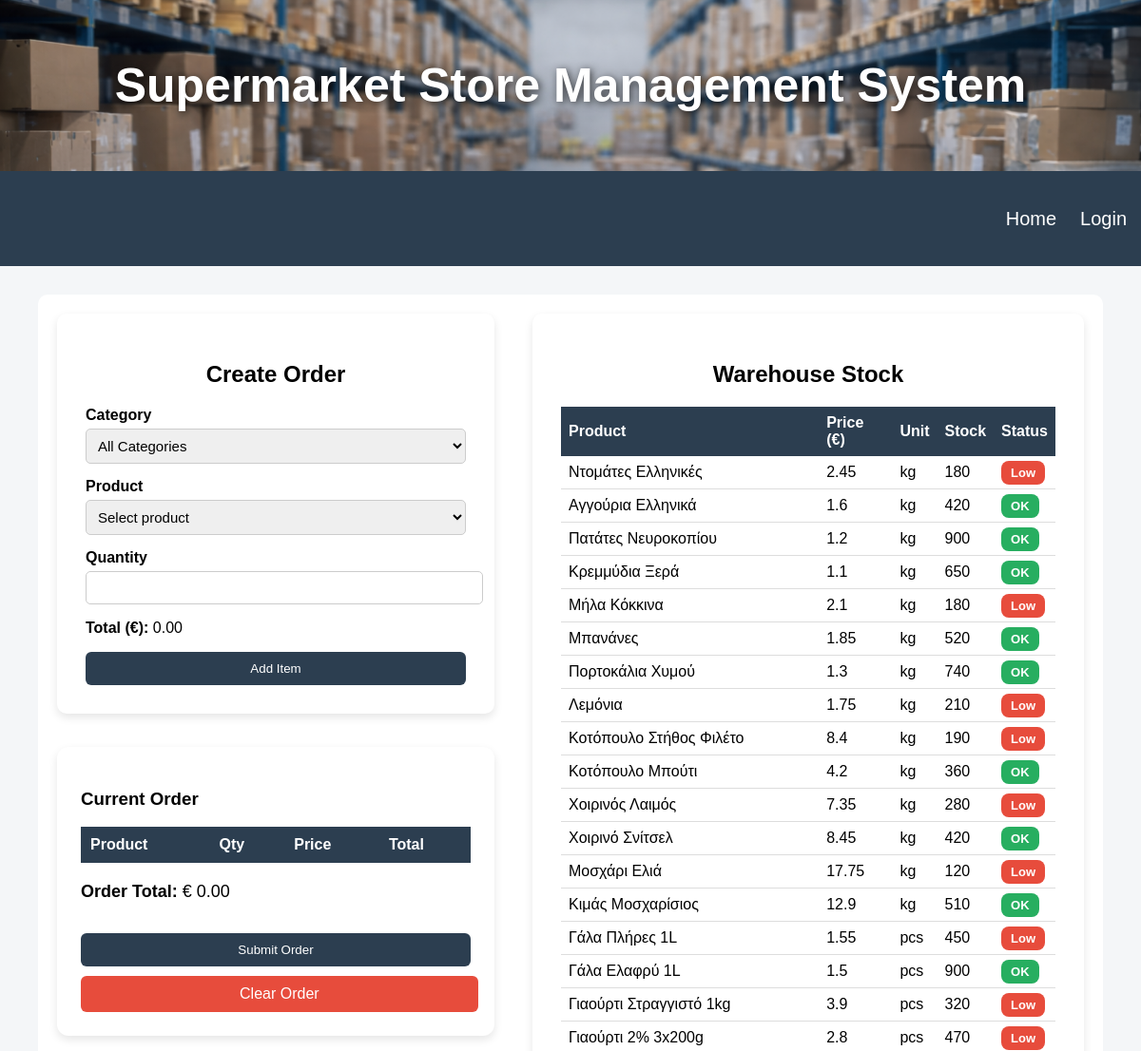
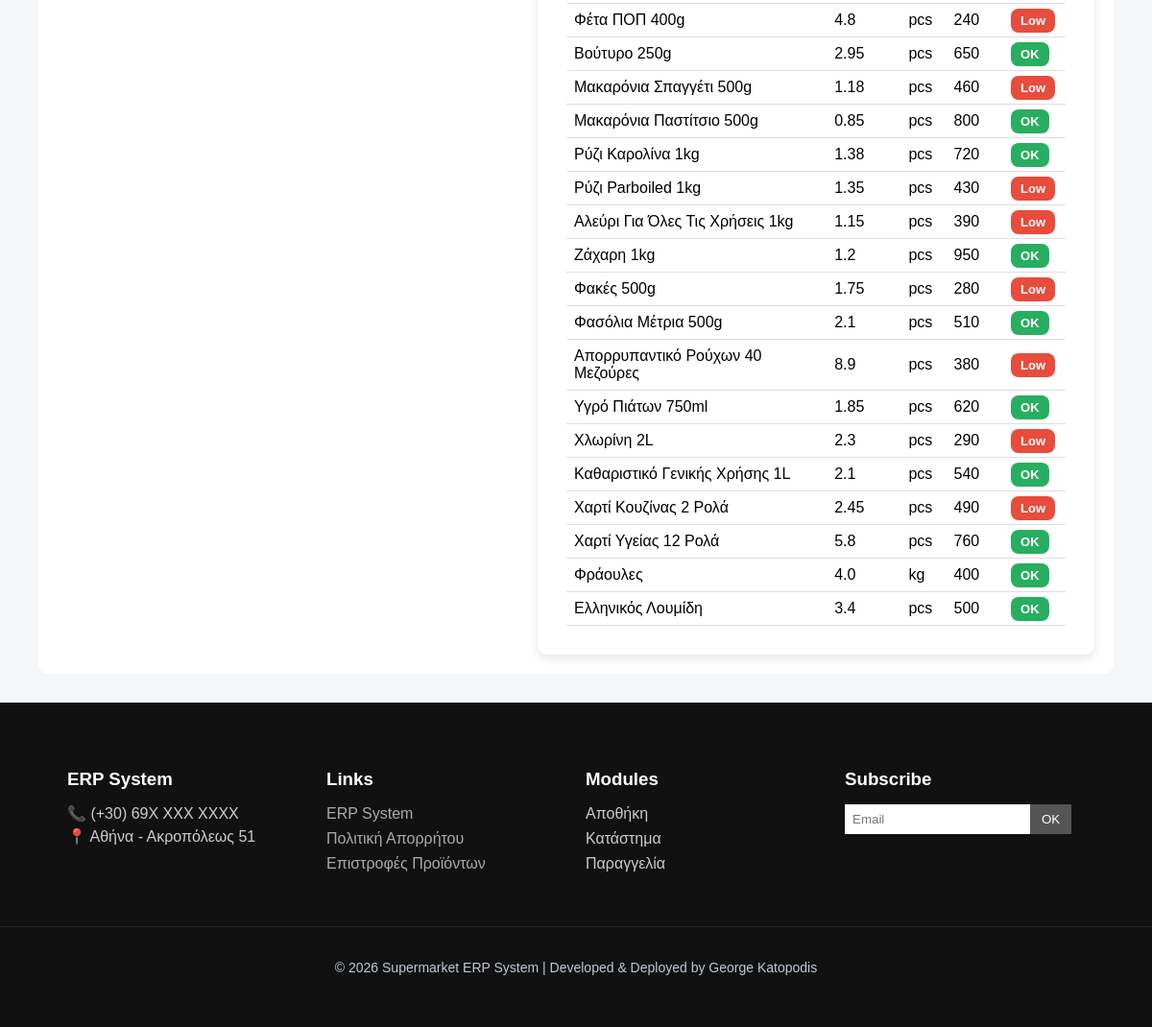
The page /orders on the database its author committed (2 pictures, top to bottom).
### tables this page shows
CREATE TABLE warehouse_stock (
    warehouse_stock_id INTEGER PRIMARY KEY AUTOINCREMENT,
    product_id INTEGER NOT NULL,
    quantity INTEGER NOT NULL,
    FOREIGN KEY (product_id) REFERENCES products(product_id)
);

CREATE TABLE products (
    product_id INTEGER PRIMARY KEY AUTOINCREMENT,
    product_name VARCHAR(100) NOT NULL,
    product_category VARCHAR(50) NOT NULL,
    product_price REAL NOT NULL
, product_unit TEXT, is_active INTEGER DEFAULT 1, threshold INTEGER DEFAULT 0);

### app.py (the view, shortened to what this page needs)
@app.route("/orders", methods=["GET", "POST"])
def orders():
    conn = get_db_connection()
    if "cart" not in session:
        session["cart"] = []
    products = conn.execute("""
        SELECT
            product_id,
            product_name,
            product_price,
            product_category
        FROM products
        WHERE is_active = 1
    """).fetchall()
    stock = conn.execute("""
        SELECT
            p.product_name,
            p.product_unit,
            p.product_price,
            w.quantity
        FROM products p

        JOIN warehouse_stock w
        ON p.product_id = w.product_id

        WHERE p.is_active = 1
    """).fetchall()
    categories = conn.execute("""
        SELECT DISTINCT product_category
        FROM products
        WHERE is_active = 1
    """).fetchall()
    conn.close()
    grand_total = sum(item["total"] for item in session.get("cart", []))
    return render_template(
        "orders.html",
        products=products,
        stock=stock,
        cart=session.get("cart", []),
        grand_total = grand_total,
        categories=categories
    )

### app.py (called while the page is built)
def get_db_connection():
    connection = sqlite3.connect(DATABASE_PATH)
    connection.row_factory = sqlite3.Row
    return connection

### templates/orders.html (shortened to what this page needs)
{% extends 'base.html' %}
{% block extra_css %}
<link rel="stylesheet" href="{{ url_for('static', filename='forms.css') }}">
<link rel="stylesheet" href="{{ url_for('static', filename='orders.css') }}">
{% endblock %}
{% block content %}
<div class="orders-page">
    <div class="left-column">
            <div class="form-box">
                <h2>Create Order</h2>
                <form method="post">
                    <div class="form-group">
                        <div class="form-group">
                            <label>Category</label>
                            <select id="category-filter">
                                <option value="">All Categories</option>
                            </select>
                        </div>
                        <label>Product</label>
                        <select name="product_id" required>
                            <option value="">Select product</option>
                        </select>
                    </div>
                    <div class="form-group">
                        <label>Quantity</label>
                        <input type="number" name="quantity" min="1" required>
                    </div>
                    <p><strong>Total (€):</strong> <span id="total">0.00</span></p>
                    <button type="submit" class="btn">Add Item</button>
                </form>
            </div>
            <form action="{{ url_for('submit_order') }}" method="post">
                <div class="cart-box">
                    <h3>Current Order</h3>
                    <table class="cart-table">
                        <thead>
                            <tr>
                                <th>Product</th>
                                <th>Qty</th>
                                <th>Price</th>
                                <th>Total</th>
                            </tr>
                        </thead>
                    </table>
                    <p class="grand-total">
                        <strong>Order Total:</strong>
                        € <span id="grand-total"> {{ "%.2f"|format(grand_total) }}</span>
                    </p>
                    <button type="submit" class="btn submit-order-btn">
                        Submit Order
                    </button>
                    <a href="{{ url_for('clear_order') }}"
                        class="btn clear-order-btn">Clear Order
                    </a>
                </div>
            </form>
    </div>
            <div class="stock-box">
                <h2>Warehouse Stock</h2>
                <table class="small-stock-table">
                    <thead>
                        <tr>
                            <th>Product</th>
                            <th>Price (€)</th>
                            <th>Unit</th>
                            <th>Stock</th>
                            <th>Status</th>
                        </tr>
                    </thead>
                    <tbody>
                        {% for item in stock %}
                        <tr>
                             <td>{{ item['product_name'] }}</td>
                            <td>{{ item['product_price'] }}</td>
                             <td>{{ item['product_unit'] }}</td>
                             <td>{{ item['quantity'] }}</td>
                             <td>
                                    {% set out_stock = item['quantity'] <= 0 %}
                                    {% set low =
                                    (item['product_unit'] == 'kg'
                                    and item['quantity'] < 300
                                    and item['quantity'] > 0)
                                    or
                                    (item['product_unit'] == 'pcs'
                                    and item['quantity'] < 500
                                    and item['quantity'] > 0)
                                    %}
                                    {% if out_stock %}
                                        <span class="out-stock-badge">Out</span>
                                    {% elif low %}
                                        <span class="low-badge">Low</span>
                                    {% else %}
                                        <span class="ok-badge">OK</span>
                                    {% endif %}
                             </td>
                        </tr>
                        {% endfor %}
                    </tbody>
                </table>
            </div>
</div>
{% endblock %}

### static/style.css (style rules this page uses)
body { font-family: 'Gill Sans', 'Gill Sans MT', Calibri, 'Trebuchet MS', sans-serif; margin: 0; background-color: #f4f6f8; min-height: 100vh; display: flex; flex-direction: column; }

### static/admin.css (style rules this page uses)
.form-group { margin-bottom: 20px; }
.form-group input, .form-group select { width: 100%; padding: 12px; border-radius: 8px; border: 1px solid #ccc; font-size: 15px; }

### static/forms.css (style rules this page uses)
.form-box { background: white; padding: 30px; border-radius: 10px; width: 400px; box-shadow: 0 4px 10px rgba(0,0,0,0.1); }
.form-box h2 { text-align: center; margin-bottom: 20px; }
.form-group { margin-bottom: 15px; }
.form-group label { display: block; margin-bottom: 5px; font-weight: bold; }
.form-group input, .form-group select { width: 100%; padding: 8px; border-radius: 5px; border: 1px solid #ccc; }
.btn { width: 100%; padding: 10px; background-color: #2c3e50; color: white; border: none; border-radius: 6px; cursor: pointer; }

### static/orders.css (style rules this page uses)
.orders-page { display: flex; gap: 40px; align-items: flex-start; justify-content: center; width: 100%; }
.left-column { width:45%; display:flex; flex-direction:column; gap:25px; }
.stock-box { background: white; padding: 30px; border-radius: 10px; width: 55%; box-shadow: 0 4px 10px rgba(0,0,0,0.1); }
.stock-box h2 { text-align: center; margin-bottom: 20px; }
.small-stock-table { width: 100%; border-collapse: collapse; }
.small-stock-table th { background-color: #2c3e50; color: white; padding: 8px; text-align: left; }
.small-stock-table td { padding: 8px; border-bottom: 1px solid #ddd; }
.cart-box { margin-top:10px; border-radius: 12px; background: white; padding: 25px; box-shadow: 0 4px 10px rgba(0,0,0,0.1); }
.cart-table { width:100%; border-collapse:collapse; margin-top:15px; }
.cart-table th { background-color:#2c3e50; color:white; padding:10px; text-align:left; }
.grand-total { margin-top:20px; font-size:18px; }
.submit-order-btn { width:100%; margin-top:15px; }
.clear-order-btn { display:block; width:97%; margin-top:10px; background-color:#e74c3c; text-align:center; text-decoration: none; }
.ok-badge { background-color:#27ae60; color:white; padding:5px 10px; border-radius:8px; font-size:13px; font-weight:bold; }
.low-badge { background-color:#e74c3c; color:white; padding:5px 10px; border-radius:8px; font-size:13px; font-weight:bold; }

### rows shown on the page
warehouse_stock: product_name "Ντομάτες Ελληνικές", product_price "2.45", product_unit "kg", quantity "180", shows "Low"
warehouse_stock: product_name "Αγγούρια Ελληνικά", product_price "1.6", product_unit "kg", quantity "420", shows "OK"
warehouse_stock: product_name "Πατάτες Νευροκοπίου", product_price "1.2", product_unit "kg", quantity "900", shows "OK"
warehouse_stock: product_name "Κρεμμύδια Ξερά", product_price "1.1", product_unit "kg", quantity "650", shows "OK"
warehouse_stock: product_name "Μήλα Κόκκινα", product_price "2.1", product_unit "kg", quantity "180", shows "Low"
warehouse_stock: product_name "Μπανάνες", product_price "1.85", product_unit "kg", quantity "520", shows "OK"
warehouse_stock: product_name "Πορτοκάλια Χυμού", product_price "1.3", product_unit "kg", quantity "740", shows "OK"
warehouse_stock: product_name "Λεμόνια", product_price "1.75", product_unit "kg", quantity "210", shows "Low"
warehouse_stock: product_name "Κοτόπουλο Στήθος Φιλέτο", product_price "8.4", product_unit "kg", quantity "190", shows "Low"
warehouse_stock: product_name "Κοτόπουλο Μπούτι", product_price "4.2", product_unit "kg", quantity "360", shows "OK"
warehouse_stock: product_name "Χοιρινός Λαιμός", product_price "7.35", product_unit "kg", quantity "280", shows "Low"
warehouse_stock: product_name "Χοιρινό Σνίτσελ", product_price "8.45", product_unit "kg", quantity "420", shows "OK"
warehouse_stock: product_name "Μοσχάρι Ελιά", product_price "17.75", product_unit "kg", quantity "120", shows "Low"
warehouse_stock: product_name "Κιμάς Μοσχαρίσιος", product_price "12.9", product_unit "kg", quantity "510", shows "OK"
warehouse_stock: product_name "Γάλα Πλήρες 1L", product_price "1.55", product_unit "pcs", quantity "450", shows "Low"
warehouse_stock: product_name "Γάλα Ελαφρύ 1L", product_price "1.5", product_unit "pcs", quantity "900", shows "OK"
warehouse_stock: product_name "Γιαούρτι Στραγγιστό 1kg", product_price "3.9", product_unit "pcs", quantity "320", shows "Low"
warehouse_stock: product_name "Γιαούρτι 2% 3x200g", product_price "2.8", product_unit "pcs", quantity "470", shows "Low"
warehouse_stock: product_name "Φέτα ΠΟΠ 400g", product_price "4.8", product_unit "pcs", quantity "240", shows "Low"
warehouse_stock: product_name "Βούτυρο 250g", product_price "2.95", product_unit "pcs", quantity "650", shows "OK"
warehouse_stock: product_name "Μακαρόνια Σπαγγέτι 500g", product_price "1.18", product_unit "pcs", quantity "460", shows "Low"
warehouse_stock: product_name "Μακαρόνια Παστίτσιο 500g", product_price "0.85", product_unit "pcs", quantity "800", shows "OK"
warehouse_stock: product_name "Ρύζι Καρολίνα 1kg", product_price "1.38", product_unit "pcs", quantity "720", shows "OK"
warehouse_stock: product_name "Ρύζι Parboiled 1kg", product_price "1.35", product_unit "pcs", quantity "430", shows "Low"
warehouse_stock: product_name "Αλεύρι Για Όλες Τις Χρήσεις 1kg", product_price "1.15", product_unit "pcs", quantity "390", shows "Low"
warehouse_stock: product_name "Ζάχαρη 1kg", product_price "1.2", product_unit "pcs", quantity "950", shows "OK"
warehouse_stock: product_name "Φακές 500g", product_price "1.75", product_unit "pcs", quantity "280", shows "Low"
warehouse_stock: product_name "Φασόλια Μέτρια 500g", product_price "2.1", product_unit "pcs", quantity "510", shows "OK"
warehouse_stock: product_name "Απορρυπαντικό Ρούχων 40 Μεζούρες", product_price "8.9", product_unit "pcs", quantity "380", shows "Low"
warehouse_stock: product_name "Υγρό Πιάτων 750ml", product_price "1.85", product_unit "pcs", quantity "620", shows "OK"
warehouse_stock: product_name "Χλωρίνη 2L", product_price "2.3", product_unit "pcs", quantity "290", shows "Low"
warehouse_stock: product_name "Καθαριστικό Γενικής Χρήσης 1L", product_price "2.1", product_unit "pcs", quantity "540", shows "OK"
warehouse_stock: product_name "Χαρτί Κουζίνας 2 Ρολά", product_price "2.45", product_unit "pcs", quantity "490", shows "Low"
warehouse_stock: product_name "Χαρτί Υγείας 12 Ρολά", product_price "5.8", product_unit "pcs", quantity "760", shows "OK"
warehouse_stock: product_name "Φράουλες", product_price "4.0", product_unit "kg", quantity "400", shows "OK"
warehouse_stock: product_name "Ελληνικός Λουμίδη", product_price "3.4", product_unit "pcs", quantity "500", shows "OK"

### other values the page prints
{{ "%.2f"|format(grand_total) }} "0.00"
